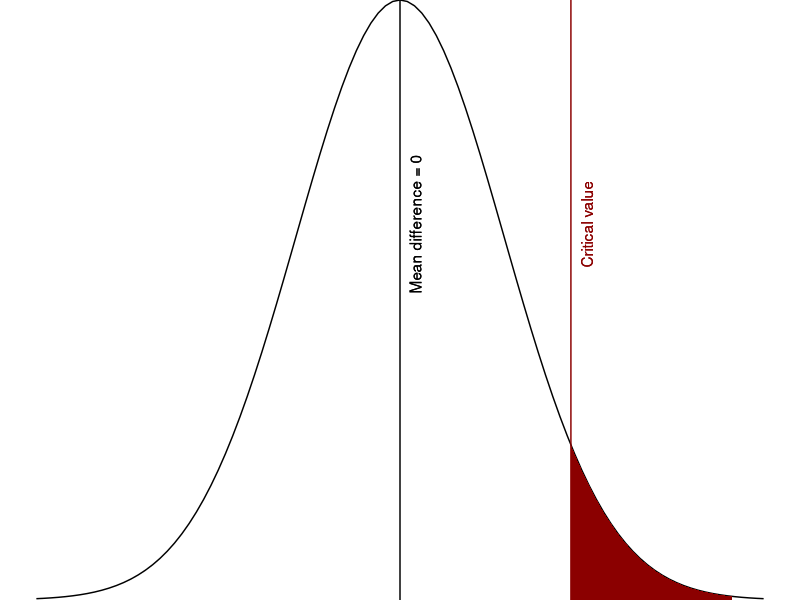

R code for this plot:
## ---- chunk 1
knitr::include_url("https://www.youtube.com/watch?v=Eqs9L6gDaJg")
## ---- chunk 2
library(tidyverse)
library(viridis)

ggplot(data.frame(x = c(-3.3, 3.3)), aes(x = x)) +
  stat_function(fun = dnorm, args = list(mean = 0, sd = 1)) +
  stat_function(fun = dnorm, args = list(mean = 0, sd = 1),
                xlim = c(1.645, 3.2), geom = "area", fill = "darkred") +
  geom_vline(xintercept = 1.645, colour = "darkred") + 
  geom_text(aes(x = 1.8, y = .25, label = "Critical value"), 
            angle = 90, color = "darkred") +
  geom_vline(xintercept = 0, colour = "black") +
  geom_text(aes(x = .15, y = .25, label = "Mean difference = 0"),
            angle = 90, color = "black") + 
  # geom_text(aes(x = 8.8, y = .15, label = "Calculated-value = 8.44"), 
  #           angle = 90) +
  # geom_vline(xintercept = 8.44) + 
  theme_void() +
  scale_color_viridis(discrete = TRUE) +
  scale_y_continuous(expand = c(0,0)) +
  scale_x_continuous(limits = c(-3.5, 3.5)) + 
  ylab(element_blank()) +
  xlab(element_blank())
